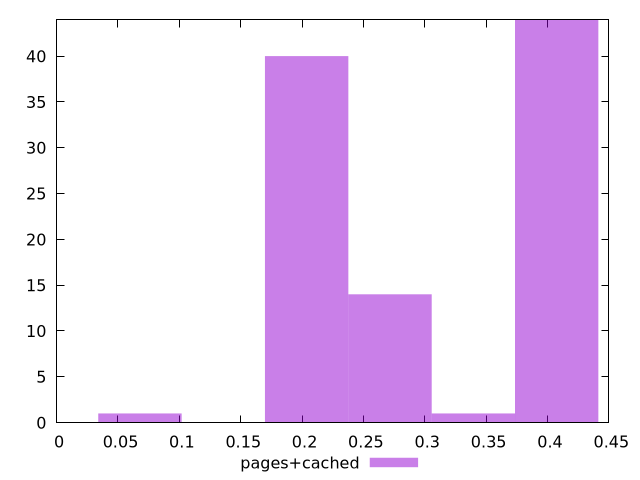

Source code (gnuplot):
$_pagesCached <<EOF
0.2716414800519833 14
0.40746222007797495 44
0.20373111003898747 40
0.3395518500649791 1
0.06791037001299582 1
EOF
set key outside below
set terminal pngcairo
set output "report_00004_2020-11-02T20-21-41.718Z/cumulative-layout-shift/pages+cached//raw_hist.png"
set yrange [0:44]
set boxwidth 0.06791037001299582
set style fill transparent solid 0.5 noborder
plot $_pagesCached title "pages+cached" with boxes ,
